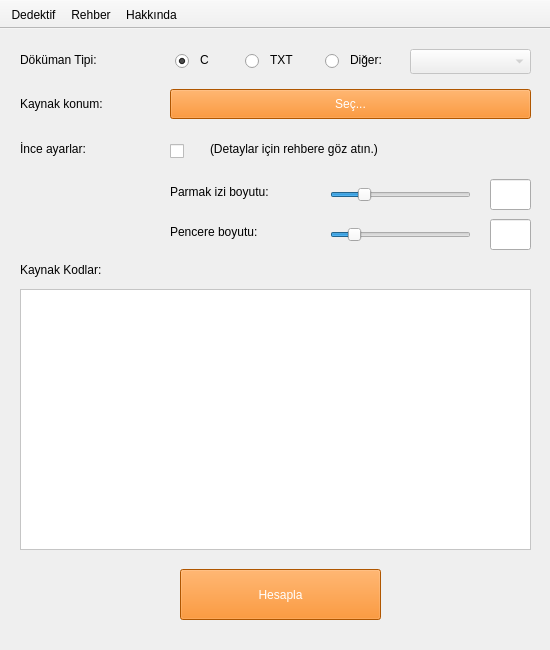
<?xml version="1.0" encoding="UTF-8"?>
<ui version="4.0">
 <class>MainWindow</class>
 <widget class="QMainWindow" name="MainWindow">
  <property name="geometry">
   <rect>
    <x>0</x>
    <y>0</y>
    <width>550</width>
    <height>650</height>
   </rect>
  </property>
  <property name="sizePolicy">
   <sizepolicy hsizetype="Fixed" vsizetype="Fixed">
    <horstretch>0</horstretch>
    <verstretch>0</verstretch>
   </sizepolicy>
  </property>
  <property name="minimumSize">
   <size>
    <width>550</width>
    <height>650</height>
   </size>
  </property>
  <property name="maximumSize">
   <size>
    <width>550</width>
    <height>650</height>
   </size>
  </property>
  <property name="windowTitle">
   <string>Kod Dedektifi</string>
  </property>
  <property name="windowIcon">
   <iconset resource="files.qrc">
    <normaloff>:/images/images/logo.ico</normaloff>:/images/images/logo.ico</iconset>
  </property>
  <widget class="QWidget" name="centralWidget">
   <widget class="QLabel" name="label_k">
    <property name="geometry">
     <rect>
      <x>170</x>
      <y>150</y>
      <width>155</width>
      <height>26</height>
     </rect>
    </property>
    <property name="styleSheet">
     <string notr="true"/>
    </property>
    <property name="text">
     <string>Parmak izi boyutu:</string>
    </property>
   </widget>
   <widget class="QLineEdit" name="text_k">
    <property name="geometry">
     <rect>
      <x>490</x>
      <y>150</y>
      <width>41</width>
      <height>31</height>
     </rect>
    </property>
    <property name="styleSheet">
     <string notr="true"/>
    </property>
    <property name="alignment">
     <set>Qt::AlignCenter</set>
    </property>
   </widget>
   <widget class="QTextBrowser" name="textBrowser">
    <property name="geometry">
     <rect>
      <x>20</x>
      <y>260</y>
      <width>511</width>
      <height>261</height>
     </rect>
    </property>
    <property name="styleSheet">
     <string notr="true">QTextBrowser
{
	background: #FFF;
	padding: 10px;
}</string>
    </property>
   </widget>
   <widget class="QPushButton" name="pushDir">
    <property name="geometry">
     <rect>
      <x>170</x>
      <y>60</y>
      <width>361</width>
      <height>30</height>
     </rect>
    </property>
    <property name="cursor">
     <cursorShape>PointingHandCursor</cursorShape>
    </property>
    <property name="styleSheet">
     <string notr="true">QPushButton
{
	color: white;
	background: rgb(245, 121, 0);
}</string>
    </property>
    <property name="text">
     <string>Seç...</string>
    </property>
   </widget>
   <widget class="QLabel" name="label_2">
    <property name="geometry">
     <rect>
      <x>20</x>
      <y>60</y>
      <width>141</width>
      <height>30</height>
     </rect>
    </property>
    <property name="styleSheet">
     <string notr="true"/>
    </property>
    <property name="text">
     <string>Kaynak konum:</string>
    </property>
   </widget>
   <widget class="QPushButton" name="pushStart">
    <property name="geometry">
     <rect>
      <x>180</x>
      <y>540</y>
      <width>201</width>
      <height>51</height>
     </rect>
    </property>
    <property name="cursor">
     <cursorShape>PointingHandCursor</cursorShape>
    </property>
    <property name="styleSheet">
     <string notr="true">QPushButton
{
	color: white;
	background: rgb(245, 121, 0);
}</string>
    </property>
    <property name="text">
     <string>Hesapla</string>
    </property>
   </widget>
   <widget class="QLabel" name="label_4">
    <property name="geometry">
     <rect>
      <x>20</x>
      <y>230</y>
      <width>141</width>
      <height>21</height>
     </rect>
    </property>
    <property name="styleSheet">
     <string notr="true"/>
    </property>
    <property name="text">
     <string>Kaynak Kodlar:</string>
    </property>
   </widget>
   <widget class="QLabel" name="label_5">
    <property name="geometry">
     <rect>
      <x>20</x>
      <y>110</y>
      <width>141</width>
      <height>20</height>
     </rect>
    </property>
    <property name="styleSheet">
     <string notr="true"/>
    </property>
    <property name="text">
     <string>İnce ayarlar:</string>
    </property>
   </widget>
   <widget class="QCheckBox" name="checkTweaks">
    <property name="geometry">
     <rect>
      <x>170</x>
      <y>110</y>
      <width>21</width>
      <height>24</height>
     </rect>
    </property>
    <property name="text">
     <string/>
    </property>
   </widget>
   <widget class="QLabel" name="label_6">
    <property name="geometry">
     <rect>
      <x>210</x>
      <y>110</y>
      <width>231</width>
      <height>20</height>
     </rect>
    </property>
    <property name="styleSheet">
     <string notr="true"/>
    </property>
    <property name="text">
     <string>(Detaylar için rehbere göz atın.)</string>
    </property>
   </widget>
   <widget class="QSlider" name="slider_k">
    <property name="geometry">
     <rect>
      <x>330</x>
      <y>155</y>
      <width>141</width>
      <height>21</height>
     </rect>
    </property>
    <property name="minimum">
     <number>5</number>
    </property>
    <property name="maximum">
     <number>100</number>
    </property>
    <property name="singleStep">
     <number>1</number>
    </property>
    <property name="pageStep">
     <number>5</number>
    </property>
    <property name="value">
     <number>25</number>
    </property>
    <property name="orientation">
     <enum>Qt::Horizontal</enum>
    </property>
   </widget>
   <widget class="QSlider" name="slider_w">
    <property name="geometry">
     <rect>
      <x>330</x>
      <y>195</y>
      <width>141</width>
      <height>21</height>
     </rect>
    </property>
    <property name="minimum">
     <number>1</number>
    </property>
    <property name="maximum">
     <number>30</number>
    </property>
    <property name="singleStep">
     <number>1</number>
    </property>
    <property name="pageStep">
     <number>5</number>
    </property>
    <property name="value">
     <number>5</number>
    </property>
    <property name="orientation">
     <enum>Qt::Horizontal</enum>
    </property>
   </widget>
   <widget class="QLabel" name="label_w">
    <property name="geometry">
     <rect>
      <x>170</x>
      <y>190</y>
      <width>155</width>
      <height>26</height>
     </rect>
    </property>
    <property name="styleSheet">
     <string notr="true"/>
    </property>
    <property name="text">
     <string>Pencere boyutu:</string>
    </property>
   </widget>
   <widget class="QLineEdit" name="text_w">
    <property name="geometry">
     <rect>
      <x>490</x>
      <y>190</y>
      <width>41</width>
      <height>31</height>
     </rect>
    </property>
    <property name="styleSheet">
     <string notr="true"/>
    </property>
    <property name="alignment">
     <set>Qt::AlignCenter</set>
    </property>
   </widget>
   <widget class="QLabel" name="label_3">
    <property name="geometry">
     <rect>
      <x>20</x>
      <y>20</y>
      <width>141</width>
      <height>21</height>
     </rect>
    </property>
    <property name="styleSheet">
     <string notr="true"/>
    </property>
    <property name="text">
     <string>Döküman Tipi:</string>
    </property>
   </widget>
   <widget class="QRadioButton" name="radio_Other">
    <property name="geometry">
     <rect>
      <x>325</x>
      <y>17</y>
      <width>21</width>
      <height>31</height>
     </rect>
    </property>
    <property name="text">
     <string/>
    </property>
   </widget>
   <widget class="QRadioButton" name="radio_C">
    <property name="geometry">
     <rect>
      <x>175</x>
      <y>17</y>
      <width>21</width>
      <height>31</height>
     </rect>
    </property>
    <property name="text">
     <string/>
    </property>
    <property name="checked">
     <bool>true</bool>
    </property>
   </widget>
   <widget class="QComboBox" name="comboBox">
    <property name="enabled">
     <bool>false</bool>
    </property>
    <property name="geometry">
     <rect>
      <x>410</x>
      <y>20</y>
      <width>121</width>
      <height>25</height>
     </rect>
    </property>
    <property name="font">
     <font>
      <pointsize>11</pointsize>
     </font>
    </property>
    <property name="styleSheet">
     <string notr="true">QComboBox
{
	padding: 0 5px;
}</string>
    </property>
   </widget>
   <widget class="QLabel" name="label">
    <property name="geometry">
     <rect>
      <x>200</x>
      <y>20</y>
      <width>21</width>
      <height>22</height>
     </rect>
    </property>
    <property name="text">
     <string>C</string>
    </property>
   </widget>
   <widget class="QLabel" name="label_7">
    <property name="geometry">
     <rect>
      <x>350</x>
      <y>20</y>
      <width>51</width>
      <height>22</height>
     </rect>
    </property>
    <property name="text">
     <string>Diğer:</string>
    </property>
   </widget>
   <widget class="QLabel" name="label_8">
    <property name="geometry">
     <rect>
      <x>270</x>
      <y>20</y>
      <width>31</width>
      <height>22</height>
     </rect>
    </property>
    <property name="text">
     <string>TXT</string>
    </property>
   </widget>
   <widget class="QRadioButton" name="radio_TXT">
    <property name="geometry">
     <rect>
      <x>245</x>
      <y>17</y>
      <width>21</width>
      <height>31</height>
     </rect>
    </property>
    <property name="text">
     <string/>
    </property>
    <property name="checked">
     <bool>false</bool>
    </property>
   </widget>
  </widget>
  <widget class="QToolBar" name="toolBar">
   <property name="windowTitle">
    <string>toolBar</string>
   </property>
   <property name="styleSheet">
    <string notr="true"/>
   </property>
   <property name="movable">
    <bool>false</bool>
   </property>
   <property name="orientation">
    <enum>Qt::Horizontal</enum>
   </property>
   <property name="iconSize">
    <size>
     <width>20</width>
     <height>20</height>
    </size>
   </property>
   <property name="toolButtonStyle">
    <enum>Qt::ToolButtonTextBesideIcon</enum>
   </property>
   <property name="floatable">
    <bool>true</bool>
   </property>
   <attribute name="toolBarArea">
    <enum>TopToolBarArea</enum>
   </attribute>
   <attribute name="toolBarBreak">
    <bool>false</bool>
   </attribute>
   <addaction name="actionDedektif"/>
   <addaction name="actionRehber"/>
   <addaction name="actionHakk_nda"/>
  </widget>
  <action name="actionDedektif">
   <property name="icon">
    <iconset resource="files.qrc">
     <normaloff>:/images/images/dedective.png</normaloff>:/images/images/dedective.png</iconset>
   </property>
   <property name="text">
    <string>Dedektif</string>
   </property>
   <property name="iconText">
    <string>Dedektif</string>
   </property>
   <property name="font">
    <font/>
   </property>
  </action>
  <action name="actionRehber">
   <property name="icon">
    <iconset resource="files.qrc">
     <normaloff>:/images/images/help.png</normaloff>:/images/images/help.png</iconset>
   </property>
   <property name="text">
    <string>Rehber</string>
   </property>
  </action>
  <action name="actionHakk_nda">
   <property name="icon">
    <iconset>
     <normalon>:/images/images/info.png</normalon>
    </iconset>
   </property>
   <property name="text">
    <string>Hakkında</string>
   </property>
  </action>
 </widget>
 <layoutdefault spacing="6" margin="11"/>
 <resources>
  <include location="files.qrc"/>
 </resources>
 <connections/>
</ui>
